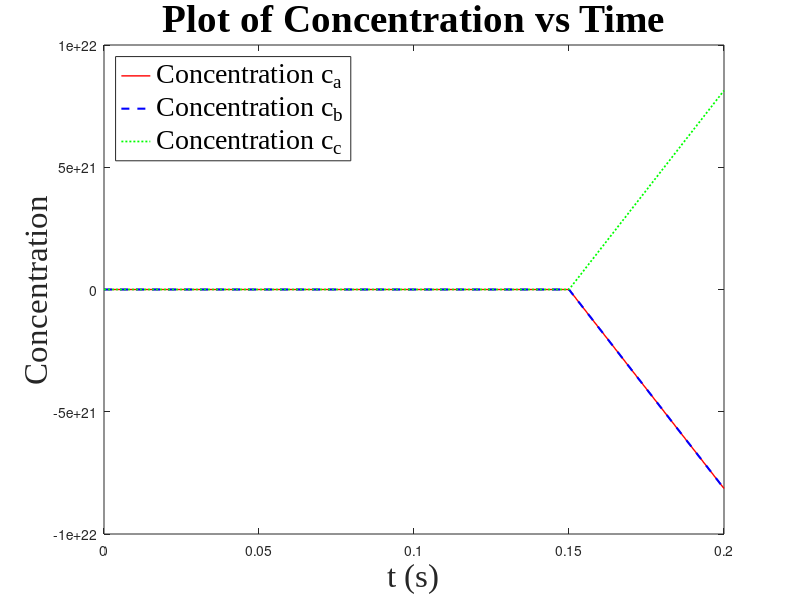

MATLAB code for this plot:
h = 0.05;
time = (0:h:3);
f1 = @(a, b, c)((10*a*c) + b);
f2 = @(a, b, c)((10*a*c) - b);
f3 = @(a, b, c)(-(10*a*c) + b - (2*c));
a = zeros(1, length(time));
b = zeros(1, length(time));
c = zeros(1, length(time));
a(1) = 50;
b(1) = 0;
c(1) = 40;
for i= 1:(length(time) - 1)
    a(i+1) = a(i) + h*f1(a(i), b(i), c(i));
    b(i+1) = b(i) + h*f2(a(i), b(i), c(i));
    c(i+1) = c(i) + h*f3(a(i), b(i), c(i));
end
plot(time(1:5), a(1:5), '-r','LineWidth',1)
xlabel('t (s)', 'FontSize', 24, 'FontName', 'Times New Roman')
ylabel('Concentration', 'FontSize', 24, 'FontName', 'Times New Roman')
title('Plot of Concentration vs Time', 'FontSize', 28, 'FontName', 'Times New Roman')
hold on
plot(time(1:5), b(1:5), '--b', 'LineWidth',1.5)
hold on
plot(time(1:5), c(1:5), ':g', 'LineWidth',1.25)
hold off
legend('Concentration c_{a}', 'Concentration c_{b}', 'Concentration c_{c}', 'Location','northwest','FontSize', 20, 'FontName', 'Times New Roman')